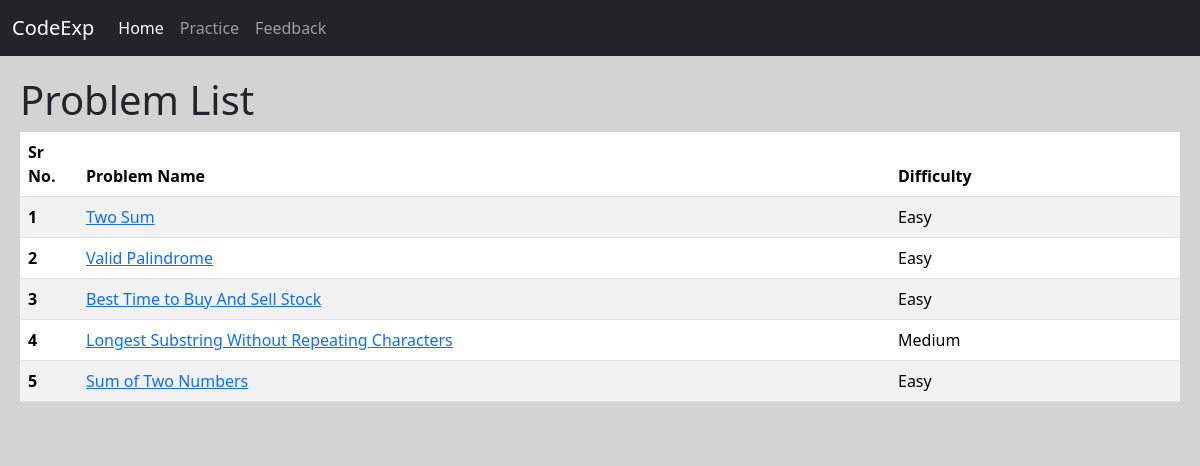
The page /home/practice/ on the database as committed earlier.
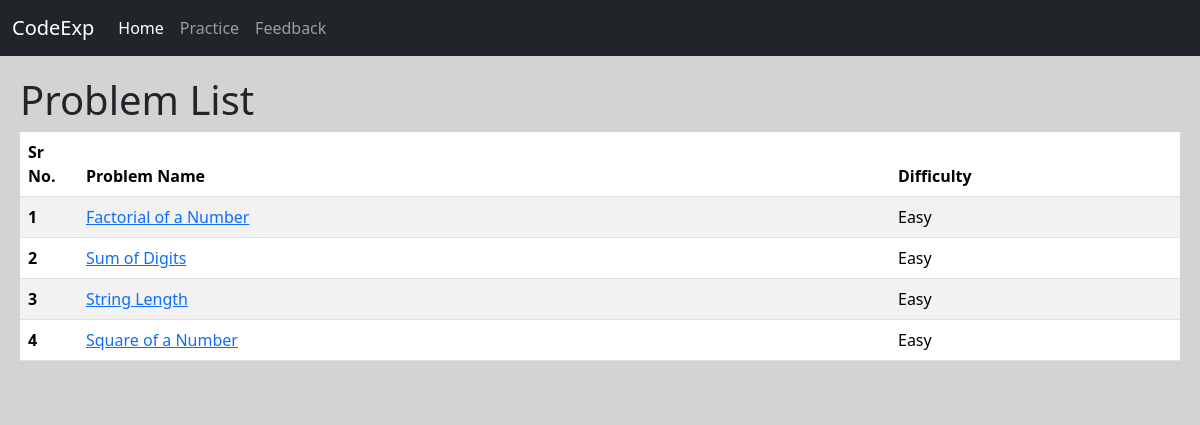
The same page on the database as committed later.
### home/models.py (models this page shows, shortened)
class Problem(models.Model):
    title = models.CharField(max_length=255)
    description = models.TextField()
    difficulty = models.CharField(max_length=50)
    input_data = models.TextField()  # Store the input data for the problem
    expected_output = models.TextField()  # Store the expected output for the problem

### home/views.py (the view)
# urls.py: path('practice/', views.problem_list, name='problem_list'),
def problem_list(request):
    problems = Problem.objects.all()
    return render(request, 'problem_list.html', {'problems': problems})

### home/templates/problem_list.html (shortened to what this page needs)
{% extends 'base.html' %}
{% block body %}
<div style="background-color: lightgrey; padding: 20px;">
    <h1>Problem List</h1>
    <table class="table table-striped">
        <thead>
            <tr>
                <th scope="col" style="width: 5%;">Sr No.</th>
                <th scope="col" style="width: 70%;">Problem Name</th>
                <th scope="col" style="width: 25%;">Difficulty</th>
            </tr>
        </thead>
        <tbody>
            {% for problem in problems %}
                <tr>
                    <th scope="row">{{ forloop.counter }}</th>
                    <td><a href="{% url 'problem_detail' problem.id %}">{{ problem.title }}</a></td>
                    <td>{{ problem.difficulty }}</td>
                </tr>
            {% endfor %}
        </tbody>
    </table>
</div>
{% endblock body %}

### home/templates/base.html (shortened to what this page needs)
<!doctype html>
<html lang="en">
  <head>
    <link href="https://cdn.jsdelivr.net/npm/bootstrap@5.3.3/dist/css/bootstrap.min.css" rel="stylesheet">
  </head>
  <body class="my-base-layout">
 <nav class="navbar navbar-expand-lg navbar-dark bg-dark">
        <div class="container-fluid">
          <a class="navbar-brand" href="">CodeExp</a>
          <div class="collapse navbar-collapse" id="navbarSupportedContent">
            <ul class="navbar-nav me-auto mb-2 mb-lg-0">
              <li class="nav-item">
                <a class="nav-link active" aria-current="page" href="/home">Home</a>
              </li>
              <li class="nav-item">
                <a class="nav-link" href="/practice">Practice</a>
              </li>
              <li class="nav-item">
                  <li><a class="nav-link" href="/feedback">Feedback</a></li>
              </li>
            </ul>
          </div>
        </div>
      </nav>
{% block body%} {% endblock body%}
  </body>
</html>

### home/templates/base.html (style rules this page uses)
body { background-color: lightgrey; }

Rows that differ between the two databases and show on the page:
removed Problem: title "Two Sum", difficulty "Easy"
removed Problem: title "Valid Palindrome", difficulty "Easy"
removed Problem: title "Best Time to Buy And Sell Stock", difficulty "Easy"
removed Problem: title "Longest Substring Without Repeating Characters", difficulty "Medium"
added Problem: title "Factorial of a Number", difficulty "Easy"
changed Problem: title "Sum of Two Numbers" → "Sum of Digits"
added Problem: title "String Length", difficulty "Easy"
added Problem: title "Square of a Number", difficulty "Easy"
